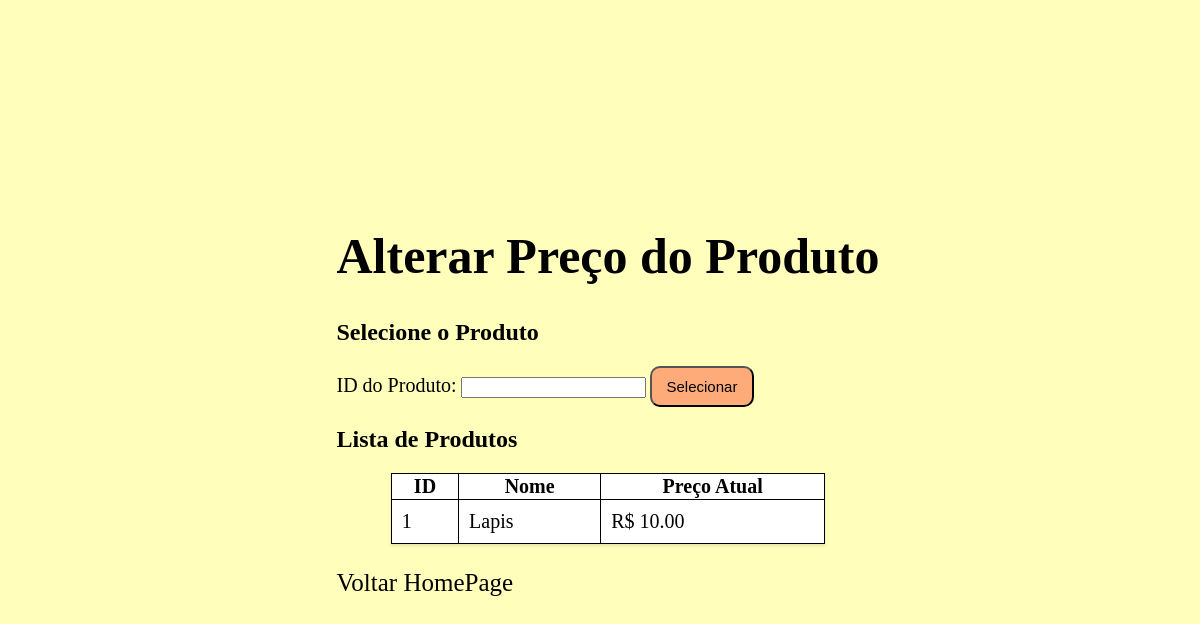
Before: /selecionar_produto_preco.php (signed in) with the older database file.
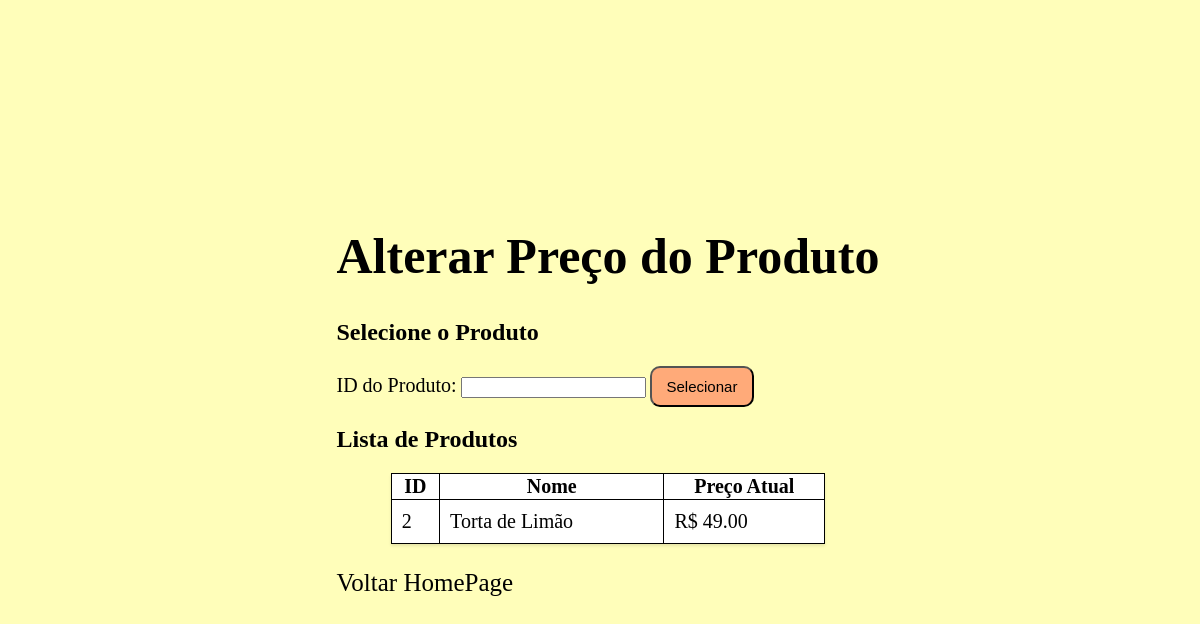
After: the same page with the newer database file.
### tables this page shows
CREATE TABLE `produtos` (
  `idProduto` int(11) NOT NULL,
  `nomeProduto` varchar(100) NOT NULL,
  `quantidade` int(50) NOT NULL,
  `preco` double NOT NULL
);

### selecionar_produto_preco.php (the view, shortened to what this page needs)
<?php
    include 'conexao.php';
    $produto = $conn->query("SELECT idProduto, nomeProduto, preco FROM produtos ORDER BY idProduto")->fetch_assoc();
?>
<!DOCTYPE html>
<html>
<head>
</head>
<body>
    <div class="container">
        <h1>Alterar Preço do Produto</h1>
        <h2>Selecione o Produto</h2>
        <form action="alterar_preco.php" method="get">
            <label for="idProduto">ID do Produto:</label>
            <input type="number" name="idProduto" id="idProduto" min="1" required>
            <button type="submit">Selecionar</button>
        </form>
        <h2>Lista de Produtos</h2>
        <table>
            <tr>
                <th>ID</th>
                <th>Nome</th>
                <th>Preço Atual</th>
            </tr>
            <tr>
                <td><?= $produto['idProduto'] ?></td>
                <td><?= htmlspecialchars($produto['nomeProduto']) ?></td>
                <td>R$ <?= number_format($produto['preco'], 2) ?></td>
            </tr>
        </table>
        <p><a href="homepage.php">Voltar HomePage</a></p>
    </div>
</body>
</html>

Changed rows visible on the page:
removed produtos: idProduto "1", nomeProduto "Lapis", preco "10.00"
added produtos: idProduto "2", nomeProduto "Torta de Limão", preco "49.00"
